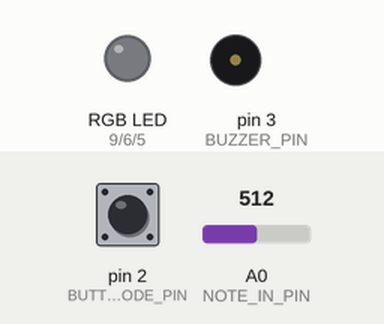
Simulated run of this sketch. Board: Arduino Uno, built with avr-gcc and run on an emulated ATmega328P. Shown: an RGB LED mixed from three pins (HIGH = lit), buzzer (waves = sounding). Dashed ring = blinking. The test bench sets the inputs (shaded band); at power-on: pin 2 (BUTTON_MODE_PIN) LOW, A0 (NOTE_IN_PIN) = 512. Dim RGB values are drawn brighter than linear.

Above: at 1.2 s.
1.3 s: pin 2 (BUTTON_MODE_PIN) pulled HIGH for 1 s
At 2.3 s:
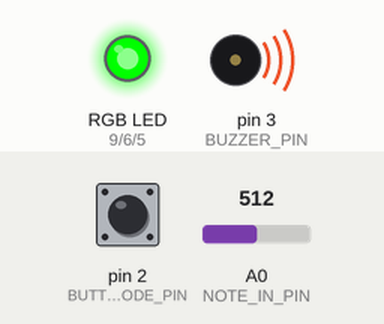
4.3 s: pin 2 (BUTTON_MODE_PIN) pulled HIGH for 0.15 s
At 5.1 s:
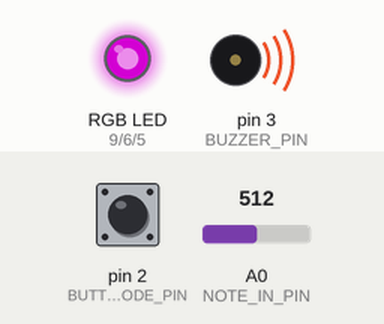
7.3 s: pin 2 (BUTTON_MODE_PIN) pulled HIGH for 3.2 s
At 8.6 s:
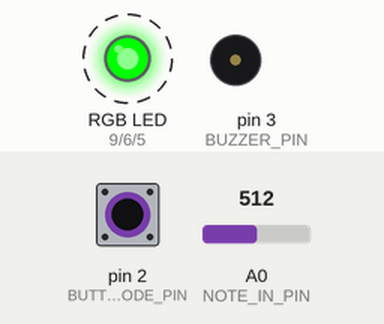
Timing chart, 0 to 18.0 s (numbered marks = the images above; inputs shaded):
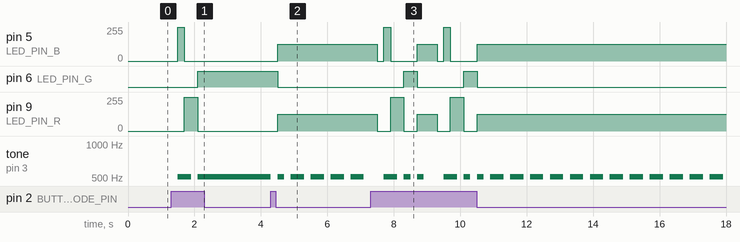

The sketch:

YANM_CART_360_ETUDE_3.ino
```cpp
/********************** ETUDE 3 CART 360 2019 *******************************
 * WELCOME!
 * THE PURPOSE OF THIS EXERCISE IS TO DESIGN A VERY SIMPLE KEYBOARD (5 KEYS)
 * WHICH ALLOWS YOU TO PLAY LIVE, RECORD, AND PLAYBACK SINGLE NOTES (NO CHORDS).
 * THERE WILL BE A BUTTON WHICH WHEN PRESSED WILL TAKE THE USER TO THE NEXT MODE:
 * THERE ARE 5 POSSIBLE MODES
 * 0 ==  reset    ==   led off == also resets
 * 1 ==  live     ==   led BLUE
 * 2 ==  record   ==   led RED
 * 3 ==  play     ==   led GREEN
 * 4 ==  loopMODE ==   led PURPLE
 *
 * ADDITIONALLY - WHEN THE USER CHANGES MODE,
 * THE RGB LED WILL CHANGE COLOR (ACCORDING TO THE SPECIFICATIONS)

 * PLEASE FOLLOW THE INSTRUCTIONS IN THE COMMENTS:
 * DO NOT ADD ANY MORE FUNCTION DEFINITIONS
 * ONLY IMPLEMENT THE FUNCTION DEFINITIONS SUPPLIED
 * THERE IS NO NEED TO ADD ANY NEW VARIABLES OR CONSTANTS
 * PROVIDE COMMENTS FOR ANY OF THE CODE IMPLEMENTED
 * GOOD LUCK!
 */
/**** CONSTANTS ********************************************************/

#define BUTTON_MODE_PIN 2 // Button to change the mode

// constants for RGB LED
#define LED_PIN_R 9 // R PIN
#define LED_PIN_G 6 // G PIN
#define LED_PIN_B 5 // B PIN

// constant for note in (button-resistor ladder on breadboard)
# define NOTE_IN_PIN A0

//constant for max number of notes in array
#define MAX_NOTES 16

// a constant for duration
const int duration = 200;

// constant for pin to output for buzzer
#define BUZZER_PIN 3 // PWM

/******** VARIABLES *****************************************************/
// counter for how many notes we have
int countNotes =0;
// array to hold the notes played (for record/play mode)
int notes [MAX_NOTES];
int mode =0; // start at off
// int value to store the note value read
int freq =0;

/*************************************************************************/


/**********************SETUP() DO NOT CHANGE*******************************/
// Declare pin mode for the single digital input
void setup()
{
  pinMode(BUTTON_MODE_PIN, INPUT);
//  Debug Serial Code
//  Serial.begin(9600);
}

/**********************LOOP() DO NOT CHANGE *******************************
 * INSTRUCTIONS:
 * There is NO NEED to change the loop - it establishes the flow of the program
 * We call here 3 functions repeatedly:
 * 1: chooseMode(): this function will determine the mode that your program is in
 * based on if the button (linked to the BUTTON_MODE_PIN) was pressed
 * 2: setRGB(): will set the color of the RGB LED based on the value of the mode variable
 * 3: selectMode(): will determine which function to call based on the value of the mode variable

**************************************************************************/
void loop()
{
  chooseMode();
  setRGB();
  selectMode();
}
/******************CHOOSEMODE(): IMPLEMENT *********************************
 * INSTRUCTIONS:
 * Read the value from the Button (linked to the BUTTON_MODE_PIN) and
 * if is being pressed then change the mode variable.
 * REMEMBER:
 * mode == 0 is reset
 * mode == 1 is live
 * mode == 2 is record
 * mode == 3 is play
 * mode == 4 is loopMode
 * Every time the user presses the button, the program will go to the next mode,
 * once it reaches 4, it should go back to mode == 0.
 * (i.e. if mode ==2 and we press, then mode ==3) ...
**************************************************************************/
void chooseMode(){
  // int modeVal is the shorthand I use to check if BUTTON_MODE_PIN is HIGH
  int modeVAL = digitalRead(BUTTON_MODE_PIN);
  // if mode is zero (which it is at the start)
    if (mode == 0){
      // and if you hit the mode button
      if (modeVAL == 1){
        // set mode to 1
      mode = 1;
        // in lieu of break in order to not skip through to step 4 all of a sudden helps provide controle
      delay(duration);
      }
      // else if mode is x & mode button is hit then set mode to x+1 (basically rinse and repeate for the rest of chooseMode)
    } else if (mode == 1){
      if (modeVAL == 1){
      mode = 2;
      delay(duration);
      }
    } else if (mode == 2){
      if (modeVAL == 1){
      mode = 3;
      delay(duration);
      }
    } else if (mode == 3){
      if (modeVAL == 1){
      mode = 4;
      delay(duration);
      }
    } else if (mode == 4){
      if (modeVAL == 1){
      mode = 0;
      delay(duration);
    }
  }
}

/******************SETRGB(): IMPLEMENT *********************************
 * INSTRUCTIONS:
 * Depending on the value of the mode variable:
 * if the mode is 0 - RGB LED IS OFF
 * if the mode is 1 - RGB LED IS BLUE
 * if mode is 2 - RGB LED IS RED
 * if mode is 3 - RGB LED IS GREEN
 * if mode is 4 - RGB LED iS PURPLE
 * YOU MUST USE A SWITCH CASE CONSTRUCT (NOT A SERIES OF IF / ELSE STATEMENTS
**************************************************************************/
void setRGB()
{
  //the switch case here is check the mode and depending which mode its corresponding case is called
  switch(mode) {
    //if mode 0, analogWrite(LED_PIN_(BRG), 0) essentially keep the pins off analog
    case 0 : analogWrite(LED_PIN_B, 0);
             analogWrite(LED_PIN_R, 0);
             analogWrite(LED_PIN_G, 0);
             //take a break let the program collect itself
             break;
    case 1 : analogWrite(LED_PIN_B, 255);
             analogWrite(LED_PIN_R, 0);
             analogWrite(LED_PIN_G, 0);
             break;
    case 2 : analogWrite(LED_PIN_B, 0);
             analogWrite(LED_PIN_R, 255);
             analogWrite(LED_PIN_G, 0);
             break;
    case 3 : analogWrite(LED_PIN_B, 0);
             analogWrite(LED_PIN_R, 0);
             analogWrite(LED_PIN_G, 255);
             break;
    case 4 : analogWrite(LED_PIN_B, 127);
             analogWrite(LED_PIN_R, 127);
             analogWrite(LED_PIN_G, 0);
             break;
  }
}
/**********************SELECTMODE() DO NOT CHANGE *******************************
 * INSTRUCTIONS:
 * There is NO NEED to change this function - it selects WHICH function should run based on the mode variable
 * There are 4 possibilities
 * 1: reset(): this function will reset any arrays etc, and will do nothing else
 * 2: live(): this function will play the corresponding notes
 * to the user pressing the respective buttons.
 * NOTE:: the notes played are NOT stored
 * 3: record(): this function will play the corresponding notes
 * to the user pressing the respective buttons
 * AND will STORE up to 16 consecutive notes in an array.
 * 4: play(): this function will playback any notes stored in the array that were recorded
 * in the previous mode
 * 5: loopMode(): this function will playback any notes stored in the array that were recorded,
 * BUT unlike the previous mode, you can choose in which sequence the notes are played.
 * REQUIRED: only play notes from the array (no live stuff)

******************************************************************************/
void selectMode()
{
  if(mode == 0) {
    reset();
  }
  else if(mode ==1) {
    live();
  }
  else if(mode ==2) {
    record();
  }

  else if(mode ==3) {
    play();
  }

   else if(mode ==4) {
    loopMode();
  }
}
/******************RESET(): IMPLEMENT **************************************
 * INSTRUCTIONS:
 * this function should ensure that any notes recorded are no longer available
**************************************************************************/
void reset()
{
  //Reset the countNotes to zero erasing all previous data
  countNotes = 0;

}
/******************LIVE(): IMPLEMENT **************************************
 * INSTRUCTIONS:
 * this function will play the corresponding notes
 * to the user pressing the respective buttons
 * NOTE:: the notes played are NOT stored
 * SO: you need read in the input from the analog input (linked to the button-resistor ladder combo)
 * THEN - output the note to the buzzer using the tone() function
**************************************************************************/
void live()
{
  //to discuss resistors in a ladder look at this
  Serial.println(analogRead(NOTE_IN_PIN));

    //freq is the stored value of the sound from the pin
    freq = analogRead(NOTE_IN_PIN);
    //pass freq through tone into the speaker(BUZZER_PIN)
    tone(BUZZER_PIN, freq);
//    }
}
/******************RECORD(): IMPLEMENT **********************************
 * INSTRUCTIONS:
 * this function will play the corresponding notes
 * to the user pressing the respective buttons
 * AND will STORE up to 16 consecutive notes in an array.
 * SO:you need read in the input from the analog input (linked to the button-resistor ladder combo)
 * AND - output the note to the buzzer using the tone() function
 * THEN store that note in the array  - BE CAREFUL - you can only allow for up to MAX_NOTES to be stored
**************************************************************************/
void record()
{
  //if we are playing a Note
  if (analogRead(NOTE_IN_PIN) > 16){
    // and the number of notes played is less than 16
     if (countNotes < MAX_NOTES){
      //get the frequency thats playing
      int freq = analogRead(NOTE_IN_PIN);
      //play that frequency through the buzza *bzzt* *Bzeeepb*
      tone(BUZZER_PIN, freq);
      //push the current frequency into the notes array
      notes[countNotes] = freq;
      //+1 countNotes goes up by one
      countNotes++;
      //delay for 200mili
      delay(duration);
    }
    //if a note is not being played, NO SOUND
    noTone(BUZZER_PIN);
  }
  Serial.println(countNotes);
}
/******************PLAY(): IMPLEMENT ************************************
 * INSTRUCTIONS:
 * this function will playback any notes stored in the array that were recorded
 * in the previous mode
 * SO: you need to go through the array of values (be careful - the user may not have put in MAX_NOTES)
 * READ each value IN ORDER
 * AND output each note to the buzzer using the tone() function
 * ALSO: as long as we are in this mode, the notes are played over and over again
 * BE CAREFUL: make sure you allow for the user to get to another mode from the mode button...
**************************************************************************/
void play()
{
  for (int i = 0; i < countNotes; i++){
    tone(BUZZER_PIN, notes[i], duration);
    delay(duration);
    if (digitalRead(BUTTON_MODE_PIN) == HIGH){
      noTone(BUZZER_PIN);
      break;
    }
  }
}
/******************LOOPMODE(): IMPLEMENT *********************************
 * INSTRUCTIONS:
 * this function will playback any notes stored in the array that were recorded
 * in the previous mode
 * SO: you need to go through the array of values (be careful - the user may not have put in MAX_NOTES)
 * READ values IN ANY ORDERING (You MUST use the array - but you can determine your own sequence)
 * AND output each note to the buzzer using the tone() function
 * ALSO: as long as we are in this mode, the notes are played over and over again
 * BE CAREFUL: make sure you allow for the user to get to another mode from the mode button...
**************************************************************************/
void loopMode()
{
  //basically the same code as the play mode above
  for (int i = 0; i < countNotes; i++){
    Serial.println(i);
    tone(BUZZER_PIN, notes[i], duration);
    delay(duration);
      if (digitalRead(BUTTON_MODE_PIN) == HIGH){
      noTone(BUZZER_PIN);
      break;
     }
  }
  //including a second for loop to go backwards so that once it finishes its first normal cycle it then regresses back ect
   for (int i = countNotes; i >= 0; i--){
    Serial.println(i);
    tone(BUZZER_PIN, notes[i], duration);
    delay(duration);
    // must include this to escape
     if (digitalRead(BUTTON_MODE_PIN) == HIGH){
      noTone(BUZZER_PIN);
      break;
     }
  }
}

/**************************************************************************/
/*ANALYSIS
 *To break it down simply, more resistors means lower voltage passing through to the speaker
 *since sound is simply the vibrations in the air its important to remeber that a speaker is basically
 *a tiny trampoline vibrating based on the electrical signal it receives to decide which strength &
 *what kind of sound it'll make, so lower voltage or more resistors means a weaker sound or a lower pitch.
 */
```

Measured:
- after the input at 1.3 s, pin 5 (LED_PIN_B): 0/255 → 255/255 after 0.20 s, → 0/255 0.20 s later; pin 6 (LED_PIN_G): LOW → HIGH after 0.80 s; pin 9 (LED_PIN_R): 0/255 → 255/255 after 0.40 s, → 0/255 0.40 s later; tone on pin 3 (BUZZER_PIN): silent → 512 Hz after 0.20 s, → silent 0.40 s later, → 512 Hz 0.20 s later
- after the input at 4.3 s, pin 5 (LED_PIN_B), pin 9 (LED_PIN_R): 0/255 → 127/255 after 0.20 s; pin 6 (LED_PIN_G): HIGH → LOW after 0.20 s; tone on pin 3 (BUZZER_PIN): goes silent 0.20 s, 512 Hz 0.20 s, 4 × (silent 0.20 s, 512 Hz 0.40 s), then silent, starting at once
- after the input at 7.3 s, pin 5 (LED_PIN_B): 127/255 → 0/255 after 0.20 s, → 255/255 0.20 s later, → 0/255 0.20 s later, → 127/255 0.80 s later, … (8 changes in this stretch); pin 6 (LED_PIN_G): alternates HIGH for 0.40 s and LOW for 1.4 s, 4 changes in all, then stays LOW, starting after 1.0 s
